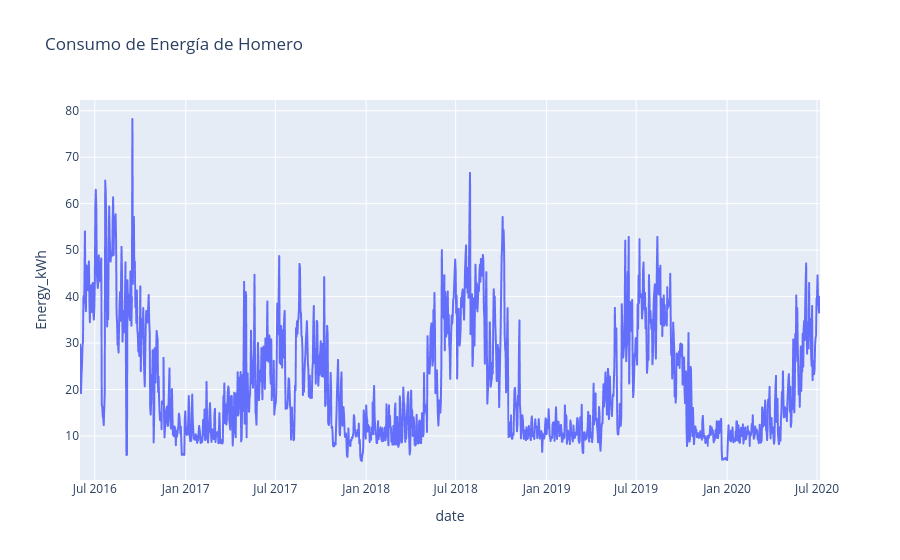

Notebook code for this chart:
### Markdown cell above
**Respuesta**:

### Code cell
df_energia = pd.read_csv('energia_homero.csv')
df_energia['date'] = pd.to_datetime(df_energia['date'])

fig = px.line(df_energia, x='date', y='Energy_kWh', title='Consumo de Energía de Homero')
fig.show()

### Figure 1 — Plotly figure (JSON) as saved in the notebook; plotly's stock layout.template omitted (floating-point values rounded to 4 significant figures; data arrays with more than 128 entries replaced by an {"elided": "..."} marker saying what was removed)
{"data": [{"hovertemplate": "date=%{x}<br>Energy_kWh=%{y}<extra></extra>", "legendgroup": "", "line": {"color": "#636efa", "dash": "solid"}, "marker": {"symbol": "circle"}, "mode": "lines", "name": "", "showlegend": false, "type": "scattergl", "x": {"elided": "1498 str values"}, "xaxis": "x", "y": {"elided": "1498 float values"}, "yaxis": "y"}], "layout": {"legend": {"tracegroupgap": 0}, "title": {"text": "Consumo de Energía de Homero"}, "xaxis": {"anchor": "y", "domain": [0, 1], "title": {"text": "date"}}, "yaxis": {"anchor": "x", "domain": [0, 1], "title": {"text": "Energy_kWh"}}}}
